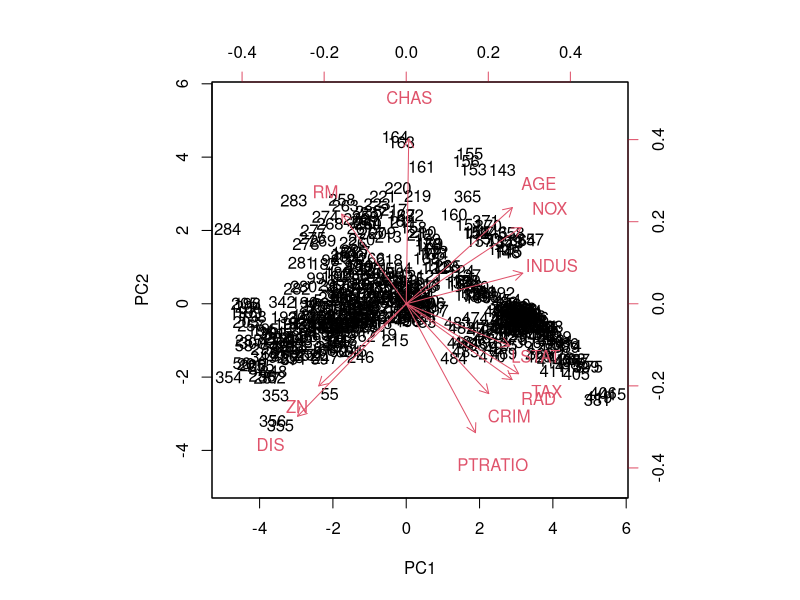
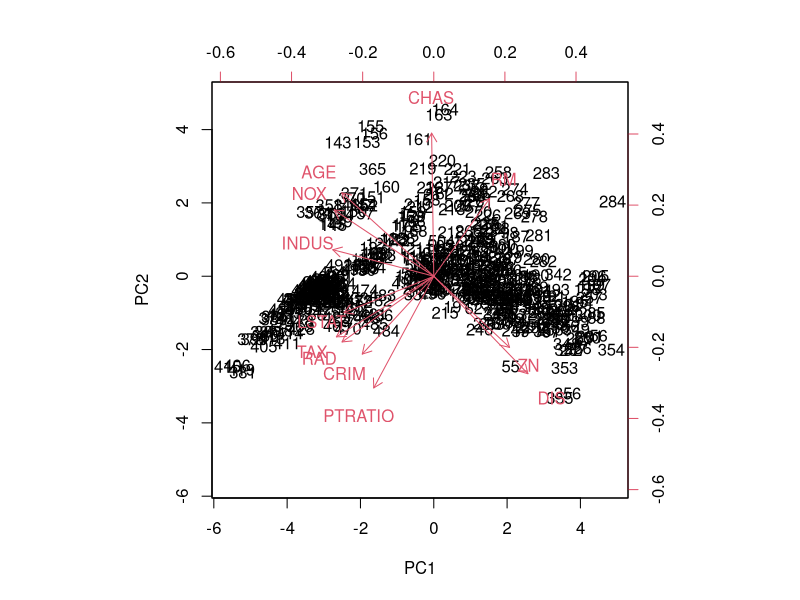
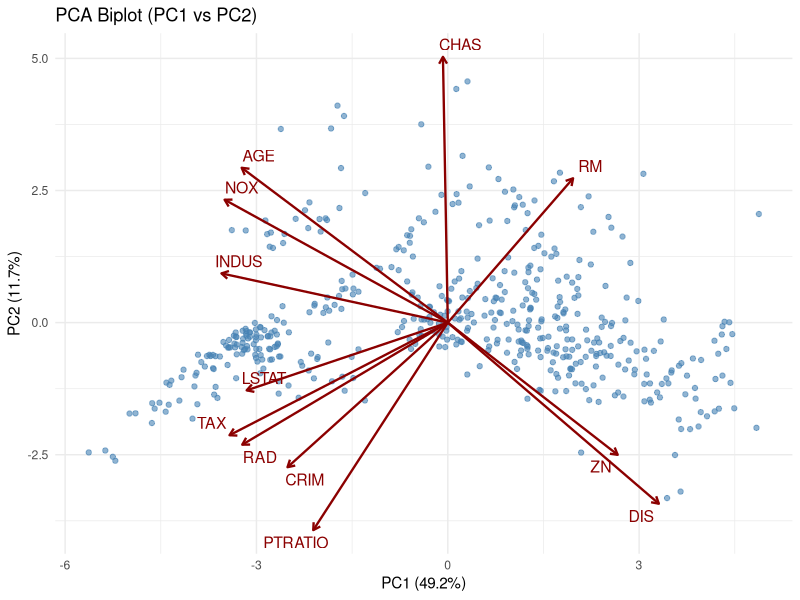
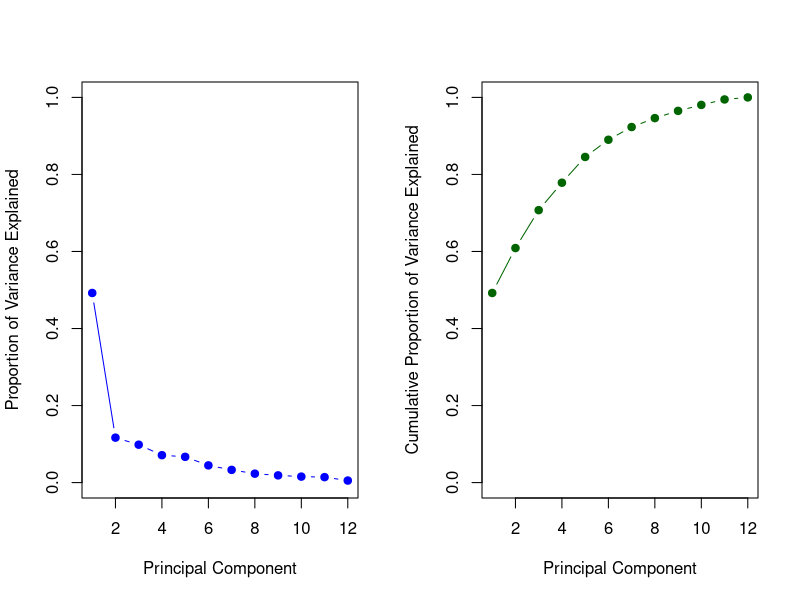
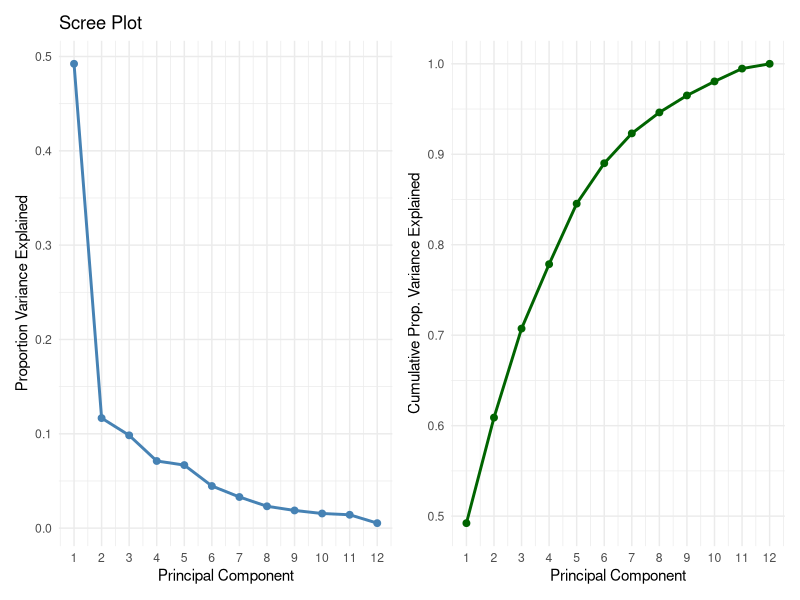
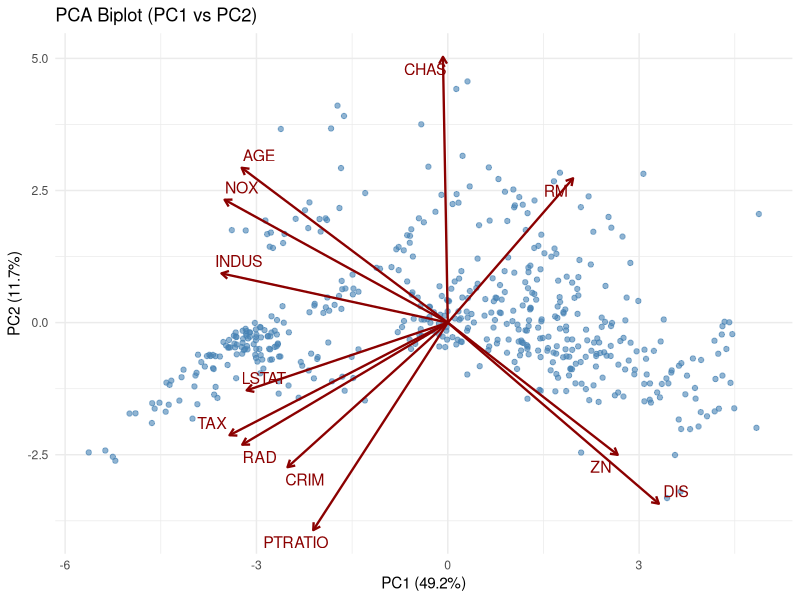
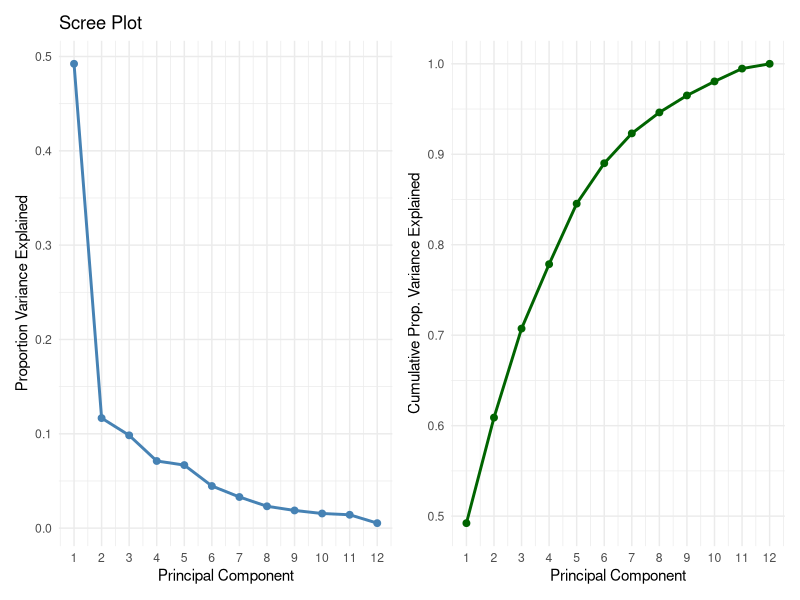

Generate these figures, in order, with R:
## ---- chunk 1
knitr::opts_chunk$set(echo = TRUE, warning = FALSE, message = FALSE)
## ---- chunk 2
setwd("/Users/Ian/Documents/Code_Projects/boston-house-price-modeling/descriptive_analysis")
getwd()
## ---- chunk 3
library(ggplot2)
library(dplyr)
library(ggrepel)   # for non-overlapping labels
library(patchwork)
## ---- chunk 4
# Read the cleaned dataset (assumes 'B' column removed)
data <- read.csv("../data/boston_cleaned.csv")
str(data)
## ---- chunk 5
# Correlation matrix
cor(data)
## ---- chunk 6
# Only show correlation of predictors with MEDV
cor_with_MEDV <- cor(data)[, "MEDV"]
cor_with_MEDV <- cor_with_MEDV[!names(cor_with_MEDV) %in% "MEDV"]  # Exclude self-correlation
cor_with_MEDV
## ---- chunk 7
# Run PCA on predictors only (exclude MEDV)
pr.out <- prcomp(data %>% select(-MEDV), scale. = TRUE)
## ---- chunk 8
# Structure of the PCA object
str(pr.out)

# Means and standard deviations
pr.out$center
pr.out$scale
## ---- chunk 9
# Loadings of original variables on PCs
pr.out$rotation
## ---- chunk 10
# Principal component scores (rows = observations, cols = PCs)
head(pr.out$x)
## ---- chunk 11
# Basic biplot
biplot(pr.out, scale = 0)
## ---- chunk 12
# Optional: Flip PC1 direction (no impact on interpretation)
pr.out$rotation[,1] = -pr.out$rotation[,1]
pr.out$x[,1] = -pr.out$x[,1]
biplot(pr.out, scale = 0)
## ---- chunk 13
# Extract scores and loadings
scores <- as.data.frame(pr.out$x[, 1:2])  # PC1 and PC2
loadings <- as.data.frame(pr.out$rotation[, 1:2])
loadings$varname <- rownames(loadings)

# Scale loadings for visualization (arrows)
loadings_scaled <- loadings
loadings_scaled[, 1:2] <- loadings_scaled[, 1:2] * 10  # adjust scale for better arrow visibility

# Create biplot
p <- ggplot(scores, aes(x = PC1, y = PC2)) +
  geom_point(alpha = 0.6, color = "steelblue") +
  geom_segment(data = loadings_scaled,
               aes(x = 0, y = 0, xend = PC1, yend = PC2),
               arrow = arrow(length = unit(0.2, "cm")),
               color = "darkred", linewidth = 0.8) +
  geom_text_repel(data = loadings_scaled,
                  aes(x = PC1, y = PC2, label = varname),
                  color = "darkred", size = 4) +
  labs(title = "PCA Biplot (PC1 vs PC2)",
       x = paste0("PC1 (", round(summary(pr.out)$importance[2, 1] * 100, 1), "%)"),
       y = paste0("PC2 (", round(summary(pr.out)$importance[2, 2] * 100, 1), "%)")) +
  theme_minimal()

# Show plot
print(p)

# Save to file
ggsave(filename = "../output/pca/pca_biplot.png", plot = p, width = 8, height = 8, dpi = 300, bg="white")

## ---- chunk 14
# Summary of PCA: includes proportion of variance explained
pca_summary <- summary(pr.out)
pca_summary
## ---- chunk 15
# Extract importance matrix
importance <- pca_summary$importance

# Scree plot and cumulative variance
par(mfrow = c(1, 2))
plot(importance[2,], xlab = "Principal Component",
     ylab = "Proportion of Variance Explained", ylim = c(0, 1),
     type = "b", col = "blue", pch = 19)

plot(importance[3,], xlab = "Principal Component",
     ylab = "Cumulative Proportion of Variance Explained",
     ylim = c(0, 1), type = "b", col = "darkgreen", pch = 19)
par(mfrow = c(1, 1))
## ---- chunk 16
# Extract variance explained from PCA summary
pca_summary <- summary(pr.out)
importance <- pca_summary$importance

# Create a data frame for plotting
pc_data <- data.frame(
  PC = paste0("PC", seq_len(ncol(pr.out$rotation))),
  Variance = importance[2, ],
  Cumulative = importance[3, ],
  PC_num = seq_len(ncol(pr.out$rotation))
)

# Scree Plot
scree_plot <- ggplot(pc_data, aes(x = PC_num, y = Variance)) +
  geom_line(color = "steelblue", size = 1) +
  geom_point(color = "steelblue", size = 2) +
  scale_x_continuous(breaks = pc_data$PC_num) +
  labs(title = "Scree Plot",
       x = "Principal Component",
       y = "Proportion Variance Explained") +
  theme_minimal()

# Cumulative Variance Plot
cum_plot <- ggplot(pc_data, aes(x = PC_num, y = Cumulative)) +
  geom_line(color = "darkgreen", size = 1) +
  geom_point(color = "darkgreen", size = 2) +
  scale_x_continuous(breaks = pc_data$PC_num) +
  labs(x = "Principal Component",
       y = "Cumulative Prop. Variance Explained") +
  theme_minimal()

# Combine two plots side-by-side using patchwork
combined_plot <- scree_plot + cum_plot

print(combined_plot)

# Save the combined plot to file
ggsave("../output/pca/pca_scree_and_cumulative_pve.png",
       plot = combined_plot, width = 12, height = 6, dpi = 300)
